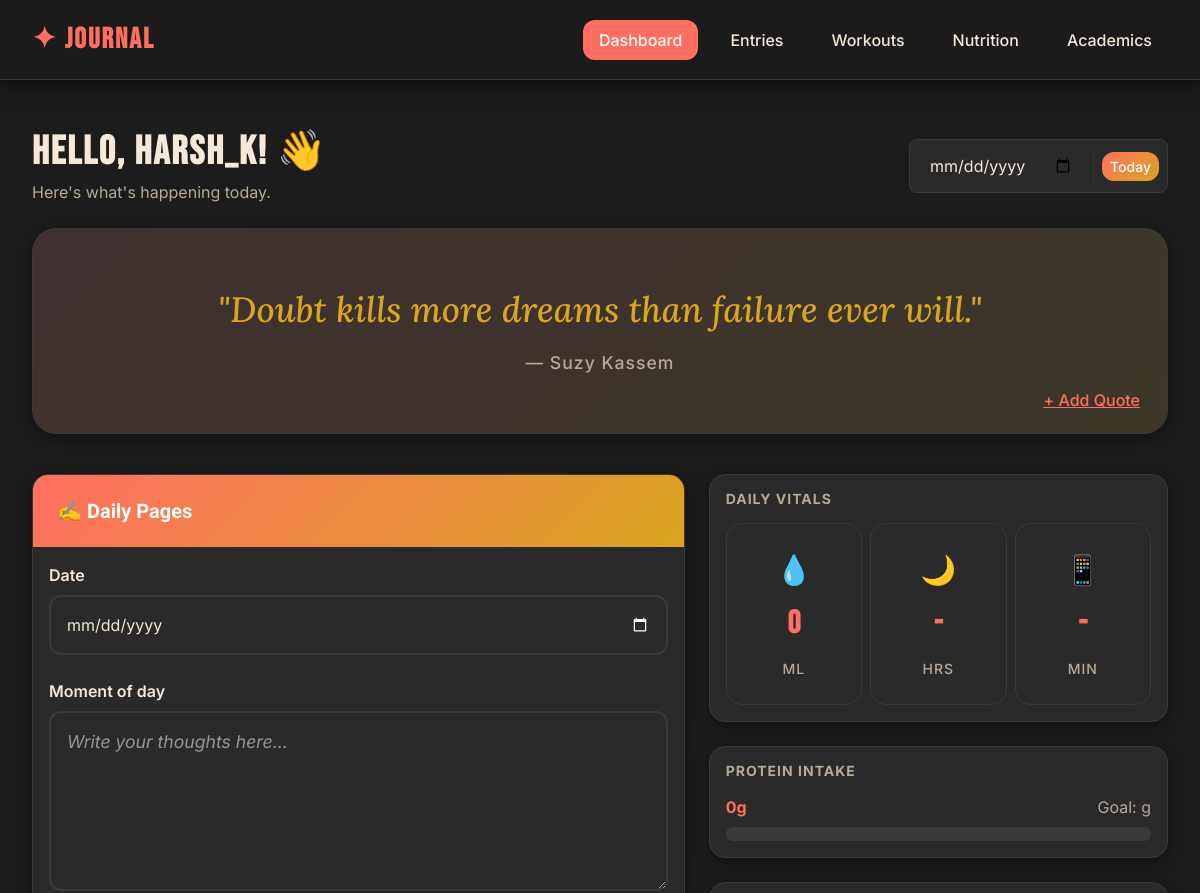
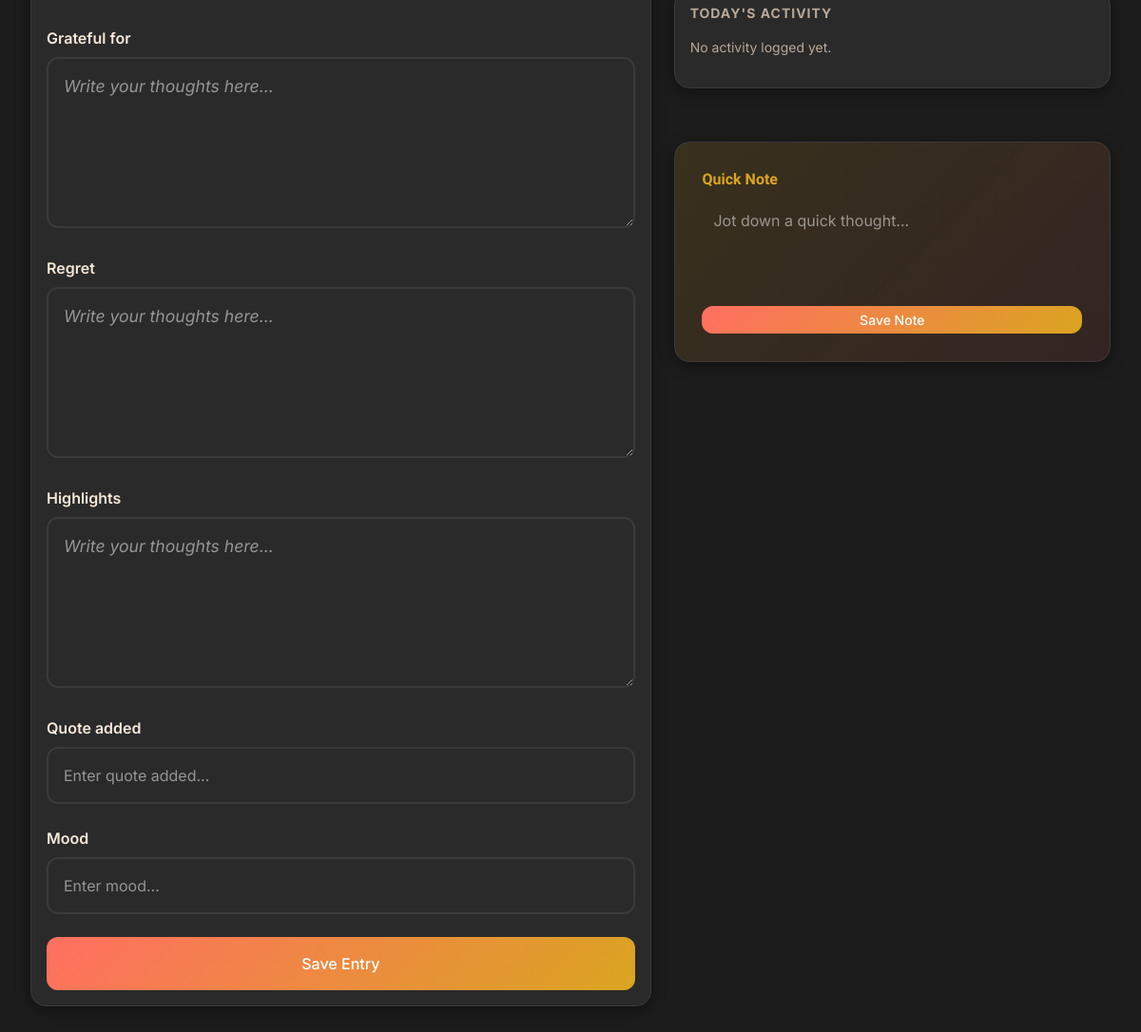
The page / (signed in) on the database its author committed (2 pictures, top to bottom).
### core/models.py (models this page shows, shortened)
class Quote(models.Model):
    text = models.TextField(unique=True)
    author = models.CharField(max_length=150, blank=True)
    source_url = models.URLField(blank=True)
    added_by = models.ForeignKey(User, null=True, blank=True, on_delete=models.SET_NULL)
    added_at = models.DateTimeField(auto_now_add=True)
    approved = models.BooleanField(default=True)
    class Meta:
        ordering = ['-added_at']

class JournalEntry(models.Model):
    user = models.ForeignKey(User, on_delete=models.CASCADE, related_name='journal_entries')
    date = models.DateField()
    morning_note = models.TextField(blank=True)
    evening_note = models.TextField(blank=True)
    moment_of_day = models.TextField(blank=True)
    grateful_for = models.TextField(blank=True)
    regret = models.TextField(blank=True)
    highlights = models.TextField(blank=True)
    quote_added = models.ForeignKey(Quote, null=True, blank=True, on_delete=models.SET_NULL)
    mood = models.CharField(max_length=60, blank=True)
    tags = models.ManyToManyField(Tag, blank=True)
    created_at = models.DateTimeField(auto_now_add=True)
    class Meta:
        unique_together = ('user', 'date')
        ordering = ['-date']

### core/views.py (the view, shortened to what this page needs)
# urls.py: path('', views.home_dashboard, name='home'),
@login_required
def home_dashboard(request):
    q_date = request.GET.get('date')
    if q_date:
        try:
            selected_date = timezone.datetime.strptime(q_date, '%Y-%m-%d').date()
        except Exception:
            selected_date = _date.today()
    else:
        selected_date = _date.today()
    user = request.user
    quote = None
    quote = Quote.objects.filter(approved=True).order_by('?').first()
    try:
        qlog, created = QuoteDisplayLog.objects.get_or_create(date=selected_date, defaults={'quote': quote})
        if not created and qlog.quote != quote and quote is not None:
            qlog.quote = quote
            qlog.save()
    except Exception:
        pass
    journal, _ = JournalEntry.objects.get_or_create(user=user, date=selected_date)
    daily_metrics = DailyMetrics.objects.filter(user=user, date=selected_date).first()
    workouts = WorkoutSession.objects.filter(user=user, date=selected_date).order_by('-start_time')
    diet_entries = DietEntry.objects.filter(user=user, date=selected_date).order_by('-time')
    studies = StudySession.objects.filter(user=user, date=selected_date)
    total_protein = 0.0
    for d in diet_entries:
        total_protein += d.total_protein() or 0.0
    context = {
        'selected_date': selected_date,
        'quote': quote,
        'journal': journal,
        'daily_metrics': daily_metrics,
        'workouts': workouts,
        'diet_entries': diet_entries,
        'studies': studies,
        'total_protein': round(total_protein, 2),
        'journal_form': JournalEntryForm(instance=journal),
        'quicknote_form': QuickNoteForm(),
        'quote_form': QuoteForm(),
    }
    return render(request, 'core/home.html', context)

### core/forms.py
class JournalEntryForm(forms.ModelForm):
    class Meta:
        model = JournalEntry
        fields = ['date', 'moment_of_day', 'grateful_for', 'regret', 'highlights', 'quote_added', 'mood']
        widgets = {
            'date': forms.DateInput(attrs={'type': 'date'}),
            'moment_of_day': forms.Textarea(attrs={'rows': 2}),
            'grateful_for': forms.Textarea(attrs={'rows': 2}),
            'regret': forms.Textarea(attrs={'rows': 2}),
            'highlights': forms.Textarea(attrs={'rows': 2}),
        }

class QuickNoteForm(forms.ModelForm):
    class Meta:
        model = QuickNote
        fields = ['content', 'category']
        widgets = {
            'content': forms.Textarea(attrs={'rows':2, 'placeholder':'Quick idea / todo...'}),
        }

### core/templates/core/home.html (shortened to what this page needs)
{% extends 'base.html' %}
{% load static %}
{% block content %}
<div class="d-flex flex-column flex-md-row justify-content-between align-items-center mb-4 gap-3">
  <div>
    <h1 class="mb-1 fw-bold">Hello, {{ request.user.username|default:"Journaler" }}! 👋</h1>
    <p class="text-muted mb-0" style="font-family: 'Inter', sans-serif;">Here's what's happening today.</p>
  </div>
  <div class="date-control-wrapper d-flex align-items-center p-2 rounded-3 border">
    <form method="get" action="" class="d-flex align-items-center m-0">
      <input type="date" name="date" value="{{ selected_date }}" class="form-control border-0 bg-transparent" onchange="this.form.submit()">
    </form>
    <a href="{% url 'core:daily_report_today' %}" class="btn btn-sm text-white btn-gradient">Today</a>
  </div>
</div>
<div class="quote-hero" id="quoteHeroSection">
  <div class="quote-content text-center">
    {% if quote %}
      <div class="quote-text">"{{ quote.text }}"</div>
      <div class="quote-author">— {{ quote.author|default:"Unknown" }}</div>
    {% else %}
      <div class="quote-text">"What you do today can improve all your tomorrows."</div>
      <div class="quote-author">— Ralph Marston</div>
    {% endif %}
  </div>
  <button type="button" class="btn btn-link add-quote-btn" onclick="toggleQuoteForm()">
    + Add Quote
  </button>
</div>
<div class="row g-4 align-items-stretch">
  <div class="col-lg-7">
    <div class="card journal-card">
      <div class="journal-header">
        <h5>✍️ Daily Pages</h5>
      </div>
      <div class="card-body d-flex flex-column">
        <form method="post" class="d-flex flex-column h-100">
          {% for field in journal_form %}
          <div class="journal-input-group">
            <label>{{ field.label }}</label>
            {% if field.name == 'entry' or field.widget_type == 'textarea' %}
              <textarea name="{{ field.name }}" class="fancy-input" placeholder="Write your thoughts here...">{{ field.value|default:'' }}</textarea>
            {% else %}
              <input type="{{ field.field.widget.input_type }}" name="{{ field.name }}" class="regular-input" value="{{ field.value|default:'' }}" placeholder="Enter {{ field.label|lower }}...">
            {% endif %}
          </div>
          {% endfor %}
          <button class="btn text-white mt-auto py-3 btn-gradient">Save Entry</button>
        </form>
      </div>
    </div>
  </div>
  <div class="col-lg-5">
    <div class="d-flex flex-column gap-4 h-100">
      <div class="card p-3">
        <h6 class="text-muted fw-bold text-uppercase small mb-3">Daily Vitals</h6>
        <div class="row g-2">
          <div class="col-4">
            <div class="metric-mini-card">
              <span class="fs-4">💧</span>
              <div class="metric-value">{{ daily_metrics.water_ml|default:"0" }}</div>
              <small class="text-muted">ml</small>
            </div>
          </div>
          <div class="col-4">
            <div class="metric-mini-card">
              <span class="fs-4">🌙</span>
              <div class="metric-value">{{ daily_metrics.sleep_hours|default:"-" }}</div>
              <small class="text-muted">hrs</small>
            </div>
          </div>
          <div class="col-4">
            <div class="metric-mini-card">
              <span class="fs-4">📱</span>
              <div class="metric-value">{{ daily_metrics.screen_time_minutes|default:"-" }}</div>
              <small class="text-muted">min</small>
            </div>
          </div>
        </div>
      </div>
      <div class="card p-3">
        <h6 class="text-muted fw-bold text-uppercase small mb-3">Protein Intake</h6>
        <div class="mb-2 d-flex justify-content-between">
          <span class="fw-bold" style="color: var(--accent-coral);">{{ protein_today|default:"0" }}g</span>
          <span class="text-muted">Goal: {{ protein_goal }}g</span>
        </div>
        <div class="progress progress-custom">
        </div>
      </div>
      <div class="card p-3">
        <h6 class="text-muted fw-bold text-uppercase small mb-3">Today's Activity</h6>
        {% if activities %}
          {% for a in activities %}
          <div class="activity-item">
            <div class="activity-icon">{{ a.icon }}</div>
            <div class="ms-3">
              <strong>{{ a.title }}</strong>
              <div class="text-muted small">{{ a.time }}</div>
            </div>
          </div>
          {% endfor %}
        {% else %}
          <p class="text-muted small">No activity logged yet.</p>
        {% endif %}
      </div>
      <div class="sticky-note">
        <h6 class="fw-bold">Quick Note</h6>
        <form method="post">
          <textarea name="note" class="form-control mt-2" style="height: 100px;" placeholder="Jot down a quick thought...">{{ quick_note|default:"" }}</textarea>
          <button class="btn btn-sm w-100 mt-2 text-white btn-gradient">Save Note</button>
        </form>
      </div>
    </div>
  </div>
</div>
{% endblock %}

### core/templates/base.html (shortened to what this page needs)
<!doctype html>
<html lang="en">
<head>
    <link href="https://cdn.jsdelivr.net/npm/bootstrap@5.3.2/dist/css/bootstrap.min.css" rel="stylesheet">
</head>
<body>
<nav class="navbar d-flex align-items-center justify-content-between">
    <a class="navbar-brand" href="{% url 'core:home' %}">✦ Journal</a>
    <ul class="navbar-nav flex-row gap-3">
        <li class="nav-item">
            <a class="nav-link {% if request.resolver_match.url_name == 'home' %}active{% endif %}"
               href="{% url 'core:home' %}">Dashboard</a>
        </li>
        <li class="nav-item"><a class="nav-link" href="#">Entries</a></li>
        <li class="nav-item"><a class="nav-link" href="#">Workouts</a></li>
        <li class="nav-item"><a class="nav-link" href="#">Nutrition</a></li>
        <li class="nav-item"><a class="nav-link" href="#">Academics</a></li>
    </ul>
</nav>
<main class="main-content">
    {% block content %}{% endblock %}
</main>
</body>
</html>

### core/templates/base.html (style rules this page uses)
:root { --bg-body: #1C1C1C; --bg-navbar: rgba(28, 28, 28, 0.95); --card-bg: #2A2A2A; --text-main: #F5E8D8; --text-muted: #B8A898; --text-quote: #DAA520; --border-color: #3A3A3A; --accent-coral: #FF6F61; --accent-golden: #DAA520; --hover-color: #FF4500; --shadow-navbar: 0 4px 20px rgba(0,0,0,0.6); --shadow-card: 0 4px 16px rgba(0,0,0,0.4); --accent-soft: rgba(255, 111, 97, 0.15); }
body { background: var(--bg-body); font-family: 'Inter', sans-serif; color: var(--text-main); padding-top: 80px; min-height: 100vh; }
h1 { font-family: 'Bebas Neue', sans-serif; font-weight: bold; color: var(--text-main); text-transform: uppercase; letter-spacing: 2px; }
p, span, li, label, input, textarea { font-family: 'Inter', sans-serif; color: var(--text-main); }
.navbar { background: var(--bg-navbar); border-bottom: 1px solid var(--border-color); box-shadow: var(--shadow-navbar); height: 80px; position: fixed; top: 0; left: 0; right: 0; padding: 0 2rem; z-index: 1050; backdrop-filter: blur(10px); }
.navbar-brand { font-family: 'Bebas Neue', sans-serif; font-weight: bold; font-size: 1.8rem; color: var(--accent-coral); text-transform: uppercase; letter-spacing: 2px; }
.nav-link { font-family: 'Inter', sans-serif; font-weight: 500; color: var(--text-main) !important; border-radius: 12px; padding: 0.5rem 1rem !important; transition: all 0.3s ease; }
.nav-link.active { background: var(--accent-coral); color: #fff !important; }
.main-content { padding: 3rem 2rem; max-width: 1400px; margin: auto; }
.card { background: var(--card-bg) !important; border-color: var(--border-color) !important; box-shadow: var(--shadow-card); border-radius: 16px; }
.btn { font-family: 'Inter', sans-serif; font-weight: 500; border-radius: 12px; transition: all 0.3s ease; }
.form-control { background: var(--card-bg); border: 2px solid var(--border-color); color: var(--text-main); border-radius: 10px; }
.form-control::placeholder { color: var(--text-muted); }

### rows shown on the page
Quote: text "Doubt kills more dreams than failure ever will.", author "Suzy Kassem"

### other values the page prints
{{ request.user.username|default:"Journaler" }} "HARSH_K"
{{ field.label }} "Date" "Moment of day" "Grateful for" "Regret" "Highlights" "Quote added" "Mood"
{{ daily_metrics.water_ml|default:"0" }} "0"
{{ daily_metrics.sleep_hours|default:"-" }} "-"
{{ daily_metrics.screen_time_minutes|default:"-" }} "-"
{{ protein_today|default:"0" }} "0"
